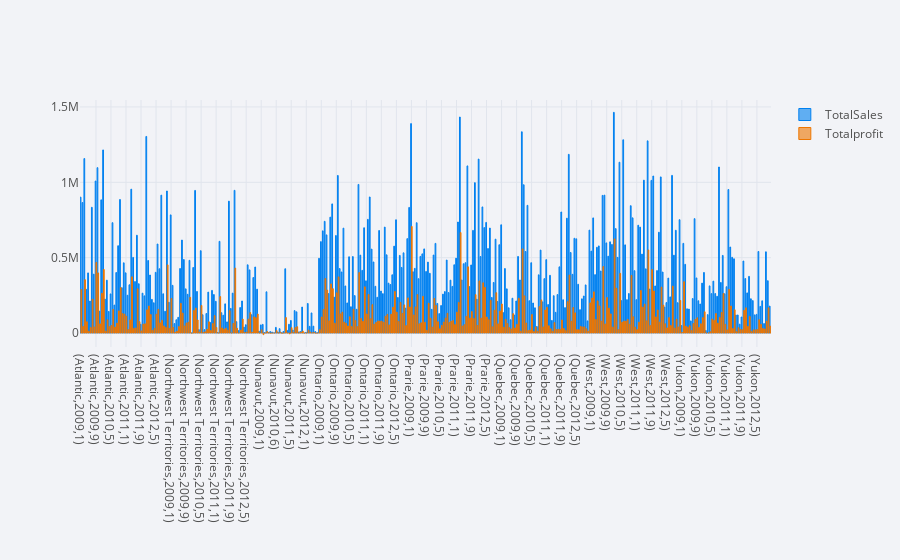
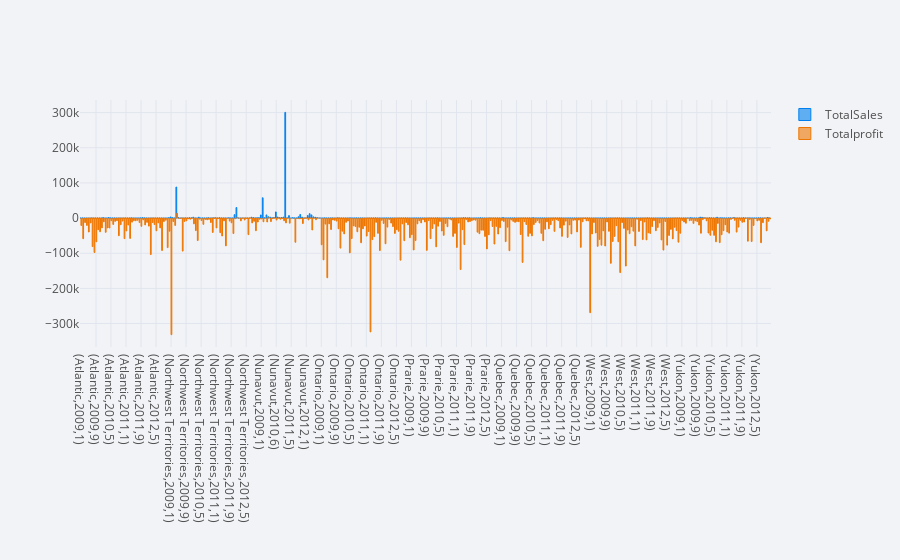
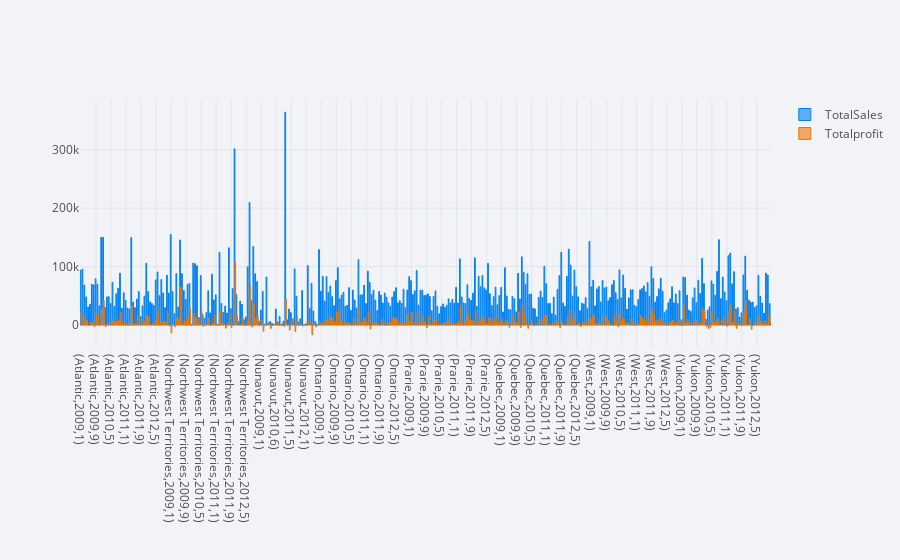

Here is the notebook cell these charts were saved with, in order:
### Code cell
#Q2-Trend in profit/sales over region (years/months/quarters)-(barplot)
df.groupby(["Region","Year","Month"])["TotalSales",'Totalprofit'].max().iplot(kind="bar")
df.groupby(["Region","Year","Month"])["TotalSales",'Totalprofit'].min().iplot(kind="bar")
df.groupby(["Region","Year","Month"])["TotalSales",'Totalprofit'].mean().iplot(kind="bar")
df.groupby(["Region","Year","Month"])["TotalSales",'Totalprofit'].sum().iplot(kind="bar")

### Figure 1 — Plotly figure (JSON) as saved in the notebook; plotly's stock layout.template omitted (floating-point values rounded to 4 significant figures; data arrays with more than 128 entries replaced by an {"elided": "..."} marker saying what was removed)
{"data": [{"marker": {"color": "rgba(0, 128, 240, 0.6)", "line": {"color": "rgba(0, 128, 240, 1.0)", "width": 1}}, "name": "TotalSales", "orientation": "v", "text": "", "type": "bar", "x": {"elided": "368 str values"}, "y": {"elided": "368 float values"}}, {"marker": {"color": "rgba(238, 118, 0, 0.6)", "line": {"color": "rgba(238, 118, 0, 1.0)", "width": 1}}, "name": "Totalprofit", "orientation": "v", "text": "", "type": "bar", "x": {"elided": "368 str values"}, "y": {"elided": "368 float values"}}], "layout": {"legend": {"bgcolor": "#F2F3F7", "font": {"color": "#505050"}}, "paper_bgcolor": "#F2F3F7", "plot_bgcolor": "#F2F3F7", "title": {"font": {"color": "#484848"}}, "xaxis": {"gridcolor": "#E1E5ED", "showgrid": true, "tickfont": {"color": "#505050"}, "title": {"font": {"color": "#505050"}, "text": ""}, "zerolinecolor": "#E1E5ED"}, "yaxis": {"gridcolor": "#E1E5ED", "showgrid": true, "tickfont": {"color": "#505050"}, "title": {"font": {"color": "#505050"}, "text": ""}, "zerolinecolor": "#E1E5ED"}}}

### Figure 2 — Plotly figure (JSON) as saved in the notebook; plotly's stock layout.template omitted (floating-point values rounded to 4 significant figures; data arrays with more than 128 entries replaced by an {"elided": "..."} marker saying what was removed)
{"data": [{"marker": {"color": "rgba(0, 128, 240, 0.6)", "line": {"color": "rgba(0, 128, 240, 1.0)", "width": 1}}, "name": "TotalSales", "orientation": "v", "text": "", "type": "bar", "x": {"elided": "368 str values"}, "y": {"elided": "368 float values"}}, {"marker": {"color": "rgba(238, 118, 0, 0.6)", "line": {"color": "rgba(238, 118, 0, 1.0)", "width": 1}}, "name": "Totalprofit", "orientation": "v", "text": "", "type": "bar", "x": {"elided": "368 str values"}, "y": {"elided": "368 float values"}}], "layout": {"legend": {"bgcolor": "#F2F3F7", "font": {"color": "#505050"}}, "paper_bgcolor": "#F2F3F7", "plot_bgcolor": "#F2F3F7", "title": {"font": {"color": "#484848"}}, "xaxis": {"gridcolor": "#E1E5ED", "showgrid": true, "tickfont": {"color": "#505050"}, "title": {"font": {"color": "#505050"}, "text": ""}, "zerolinecolor": "#E1E5ED"}, "yaxis": {"gridcolor": "#E1E5ED", "showgrid": true, "tickfont": {"color": "#505050"}, "title": {"font": {"color": "#505050"}, "text": ""}, "zerolinecolor": "#E1E5ED"}}}

### Figure 3 — Plotly figure (JSON) as saved in the notebook; plotly's stock layout.template omitted (floating-point values rounded to 4 significant figures; data arrays with more than 128 entries replaced by an {"elided": "..."} marker saying what was removed)
{"data": [{"marker": {"color": "rgba(0, 128, 240, 0.6)", "line": {"color": "rgba(0, 128, 240, 1.0)", "width": 1}}, "name": "TotalSales", "orientation": "v", "text": "", "type": "bar", "x": {"elided": "368 str values"}, "y": {"elided": "368 float values"}}, {"marker": {"color": "rgba(238, 118, 0, 0.6)", "line": {"color": "rgba(238, 118, 0, 1.0)", "width": 1}}, "name": "Totalprofit", "orientation": "v", "text": "", "type": "bar", "x": {"elided": "368 str values"}, "y": {"elided": "368 float values"}}], "layout": {"legend": {"bgcolor": "#F2F3F7", "font": {"color": "#505050"}}, "paper_bgcolor": "#F2F3F7", "plot_bgcolor": "#F2F3F7", "title": {"font": {"color": "#484848"}}, "xaxis": {"gridcolor": "#E1E5ED", "showgrid": true, "tickfont": {"color": "#505050"}, "title": {"font": {"color": "#505050"}, "text": ""}, "zerolinecolor": "#E1E5ED"}, "yaxis": {"gridcolor": "#E1E5ED", "showgrid": true, "tickfont": {"color": "#505050"}, "title": {"font": {"color": "#505050"}, "text": ""}, "zerolinecolor": "#E1E5ED"}}}
